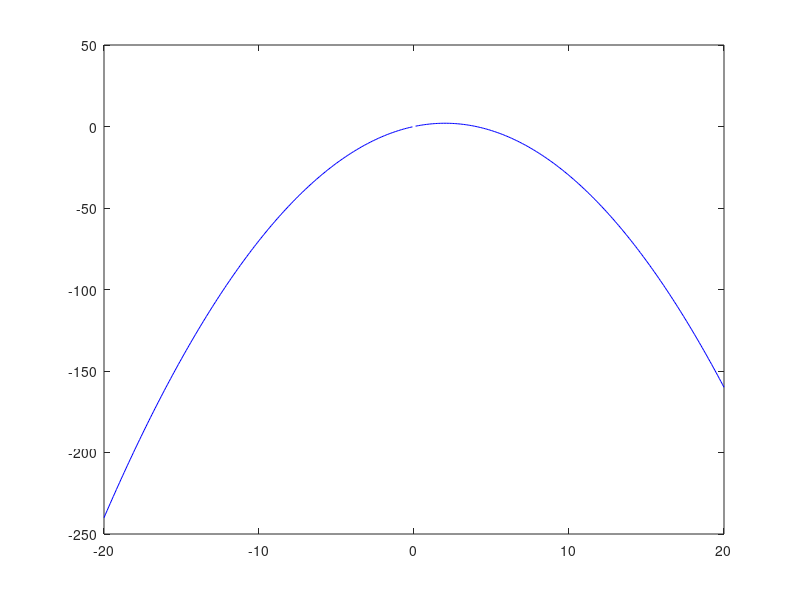

This chart was generated by the following MATLAB code:
a = 0.5;
f = @(x) 1./x -a;
df = @(x) -1./x.^2;
g = @(x) x-f(x)./df(x);
x = -20:0.1:20;
plot(x,f(x),'r');%
plot(x,g(x),'b');